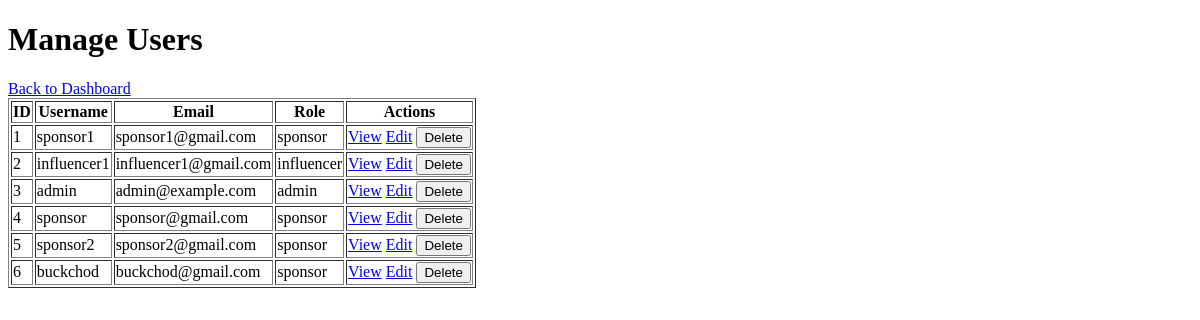
Before: /admin/users (signed in) with the older database file.
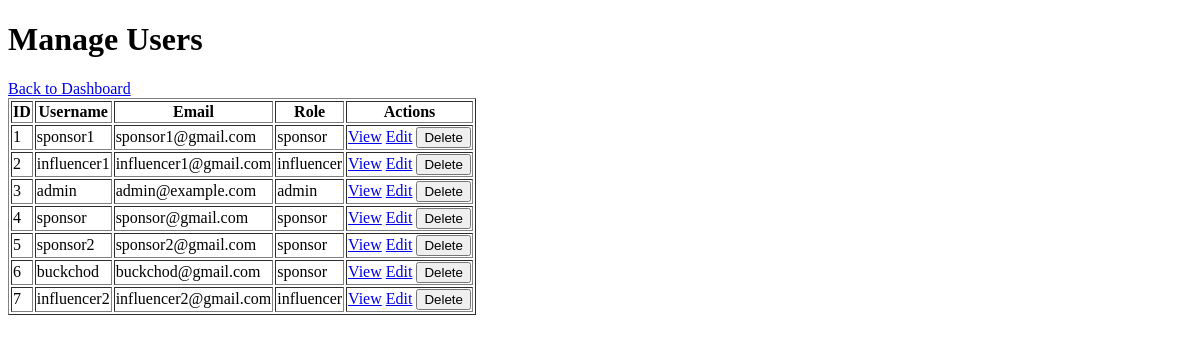
After: the same page with the newer database file.
### models.py (models this page shows, shortened)
class User(db.Model, UserMixin):
    id = db.Column(db.Integer, primary_key=True)
    username = db.Column(db.String(80), unique=True, nullable=False)
    password = db.Column(db.String(200), nullable=False)
    email = db.Column(db.String(120), unique=True, nullable=False)
    role = db.Column(db.String(50), nullable=False)  # admin, sponsor, influencer
    is_active = db.Column(db.Boolean, default=True)

### app.py (the view)
    @app.route('/admin/users')
    @login_required
    @admin_required
    def admin_users():
        users = User.query.all()
        return render_template('admin_users.html', users=users)

### templates/admin_users.html (shortened to what this page needs)
<!DOCTYPE html>
<html lang="en">
<head>
</head>
<body>
    <h1>Manage Users</h1>
    <a href="{{ url_for('admin_dashboard') }}">Back to Dashboard</a>
    <table border="1">
        <tr>
            <th>ID</th>
            <th>Username</th>
            <th>Email</th>
            <th>Role</th>
            <th>Actions</th>
        </tr>
        {% for user in users %}
        <tr>
            <td>{{ user.id }}</td>
            <td>{{ user.username }}</td>
            <td>{{ user.email }}</td>
            <td>{{ user.role }}</td>
            <td>
                <a href="{{ url_for('admin_user_detail', user_id=user.id) }}">View</a>
                <a href="{{ url_for('admin_user_edit', user_id=user.id) }}">Edit</a>
                <form action="{{ url_for('admin_user_delete', user_id=user.id) }}" method="post" style="display:inline;">
                    <input type="submit" value="Delete" onclick="return confirm('Are you sure you want to delete this user?');">
                </form>
            </td>
        </tr>
        {% endfor %}
    </table>
</body>
</html>

Changed rows visible on the page:
added User: id "7", username "influencer2", email "influencer2@gmail.com", role "influencer"
